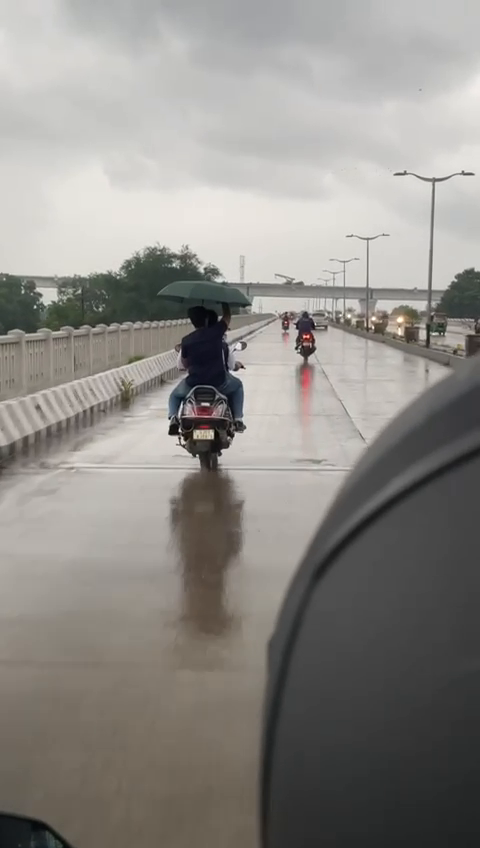
#> input picture frame 28 of Modules/aab.mp4, 480 x 848 px, given in place of bikes.mp4, which was not available
$ python count_excel.py
#> lines starting #> are read from the running program, lines starting #| are printed output that depends on the picture; after the words box and inside, x2 and y2 are one past the last pixel; in counts of white or black regions, pixels touching at a corner belong together; pictures that were not available may be replaced by others from this repository, and a replacement may not be noted
import cv2
import numpy as np
import pandas as pd
from datetime import datetime

# Video file path
cap = cv2.VideoCapture("bikes.mp4")

min_width_react = 80  # min width rectangle
min_height_react = 80  # min height rectangle

count_line_position = 550
algo = cv2.createBackgroundSubtractorMOG2(history=100, varThreshold=40, detectShadows=True)

def center_handle(x, y, w, h):
    x1 = int(w / 2)
    y1 = int(h / 2)
    cx = x + x1
    cy = y + y1
    return cx, cy

detect = []
offset = 6  # Offset for counting line sensitivity
counter = 0

# Create a DataFrame to store the count
df = pd.DataFrame(columns=["date", "time", "count"])

while True:
    ret, frame1 = cap.read()
#> frame1 is the input picture: shape (848, 480, 3); mean B, G, R 135.5, 139.9, 142.7

    # Check if the frame was read correctly
    if not ret:
        break

    grey = cv2.cvtColor(frame1, cv2.COLOR_BGR2GRAY)
    blur = cv2.GaussianBlur(grey, (5, 5), 0)
    img_sub = algo.apply(blur)
#> img_sub: shape (848, 480); every value is 127
    dilat = cv2.dilate(img_sub, np.ones((5, 5)))
    kernel = cv2.getStructuringElement(cv2.MORPH_ELLIPSE, (5, 5))
    dilatada = cv2.morphologyEx(dilat, cv2.MORPH_CLOSE, kernel)
    dilatada = cv2.morphologyEx(dilatada, cv2.MORPH_CLOSE, kernel)
    counterShape, h = cv2.findContours(dilatada, cv2.RETR_TREE, cv2.CHAIN_APPROX_SIMPLE)
#> counterShape = [[[0, 0], [0, 847], [479, 847], [479, 0]]]; h = [[-1, -1, -1, -1]]

    # Draw counting line
    cv2.line(frame1, (25, count_line_position), (1200, count_line_position), (255, 127, 0), 3)
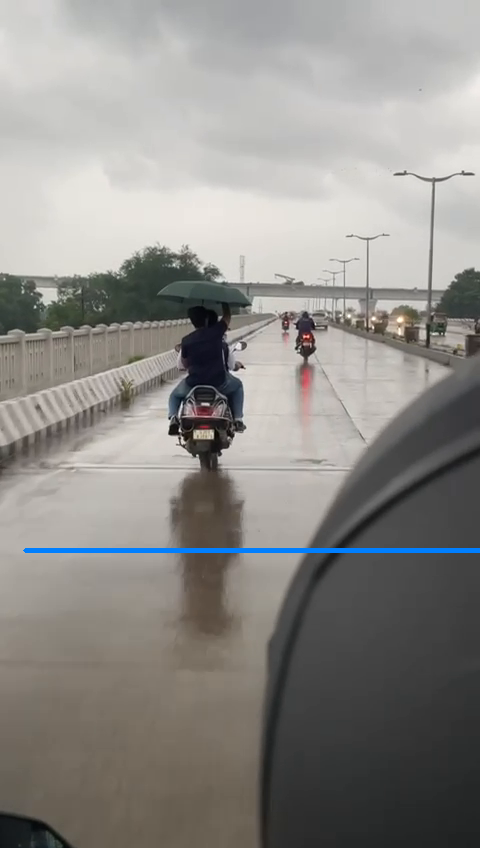
#> frame1: shape (848, 480, 3); 0.56% of pixels changed, all inside (x1, y1, x2, y2) = (23, 548, 480, 553)

    for (i, c) in enumerate(counterShape):
        (x, y, w, h) = cv2.boundingRect(c)
        validate_counter = (w >= min_width_react) and (h >= min_height_react)
        if not validate_counter:
            continue

        cv2.rectangle(frame1, (x, y), (x + w, y + h), (0, 255, 0), 2)

        center = center_handle(x, y, w, h)
        detect.append(center)
        cv2.circle(frame1, center, 4, (0, 0, 255), -1)

        for (cx, cy) in detect:
            if cy < (count_line_position + offset) and cy > (count_line_position - offset):
                counter += 1
                detect.remove((cx, cy))
                now = datetime.now()
                date = now.strftime("%Y-%m-%d")
                time = now.strftime("%H:%M:%S")

                # Use pd.concat instead of append (as append is deprecated)
                new_row = pd.DataFrame({"date": [date], "time": [time], "count": [counter]})
                df = pd.concat([df, new_row], ignore_index=True)

                # Save the dataframe to an Excel file
                df.to_excel(r"D:\Traafic\minor\ANPR Dataset\vehicle_count.xlsx", index=False)
#> this loop made 1 pass
#> (c, x, y, w, h, validate_counter, x1 in center_handle, y1 in center_handle) on pass 1: ([[0, 0], [0, 847], [479, 847], [479, 0]], 0, 0, 480, 848, True, 240, 424)
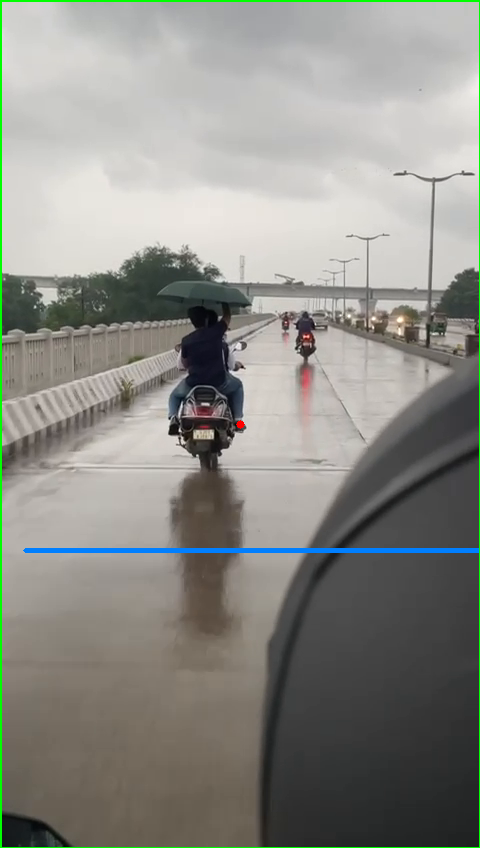
#> frame1: shape (848, 480, 3); 0.99% of pixels changed, all inside (x1, y1, x2, y2) = (0, 0, 480, 848)
#> after the loop, counter = 0; detect = [(240, 424)]

    # Display vehicle count on the frame
    cv2.putText(frame1, "VEHICLE COUNT : " + str(counter), (450, 70), cv2.FONT_HERSHEY_SIMPLEX, 2, (0, 0, 255), 5)
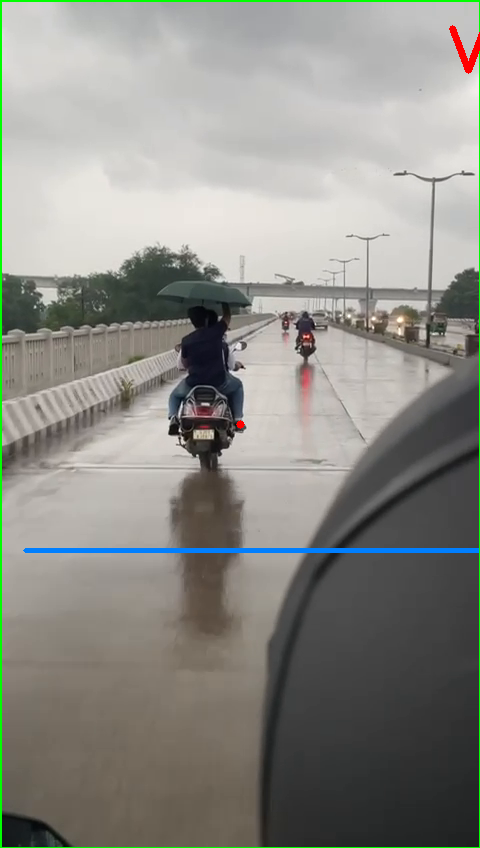
#> frame1: shape (848, 480, 3); 0.13% of pixels changed, all inside (x1, y1, x2, y2) = (449, 25, 480, 74)

    # Show the video frame
    cv2.imshow("Video Original", frame1)

    # Exit the loop if 'q' is pressed
    key = cv2.waitKey(5) & 0xFF
#> (key q is pressed here)
    if key == ord('q'):
        break

# Release resources
cv2.destroyAllWindows()
cap.release()

$ run again, starting later in the video
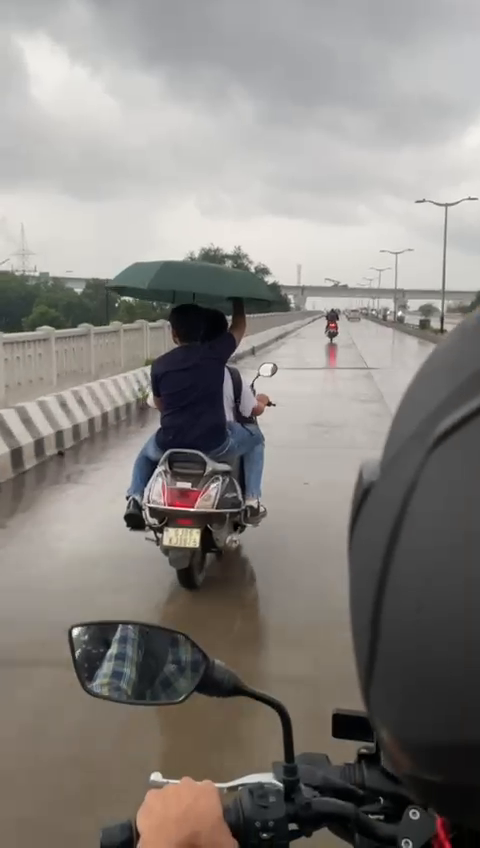
#> input picture frame 126 of Modules/aab.mp4, 480 x 848 px, given in place of bikes.mp4, which was not available
#> frame1 is the input picture: shape (848, 480, 3); mean B, G, R 128.3, 132.5, 136.4
#> img_sub: shape (848, 480); every value is 127
#> `counterShape, h = cv2.findContours(dilatada, cv2.RETR_TREE, cv2.CHAIN_..`: counterShape = [[[0, 0], [0, 847], [479, 847], [479, 0]]]; h = [[-1, -1, -1, -1]]
#> the loop `for (i, c) in enumerate(counterShape):` made 1 pass
#> (c, x, y, w, h, validate_counter, x1 in center_handle, y1 in center_handle) on pass 1: ([[0, 0], [0, 847], [479, 847], [479, 0]], 0, 0, 480, 848, True, 240, 424)
#> after the loop `for (i, c) in enumerate(counterShape):`:
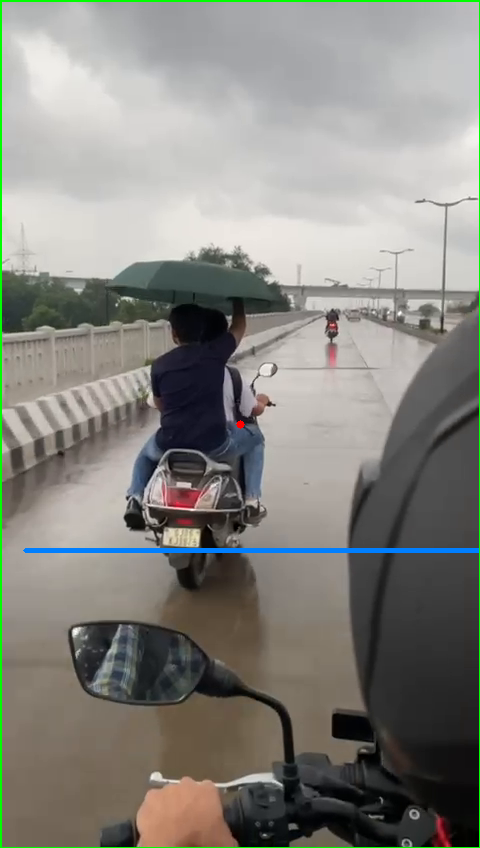
#> frame1: shape (848, 480, 3); mean B, G, R 127.8, 133.8, 134.5
#> after the loop `for (i, c) in enumerate(counterShape):`: counter = 0; detect = [(240, 424)]
#> `cv2.putText(frame1, "VEHICLE COUNT : " + str(counter), (450, 70), cv2...`:
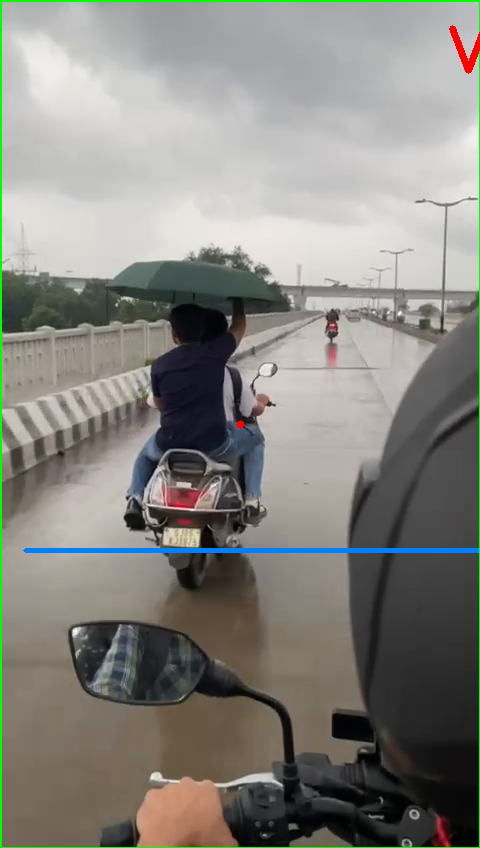
#> frame1: shape (848, 480, 3); 0.13% of pixels changed, all inside (x1, y1, x2, y2) = (449, 25, 480, 74)

$ run again, starting later in the video
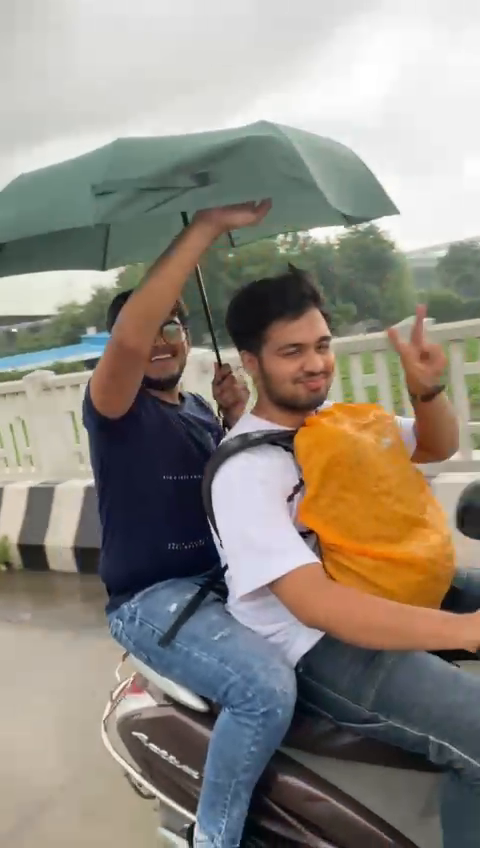
#> input picture frame 225 of Modules/aab.mp4, 480 x 848 px, given in place of bikes.mp4, which was not available
#> frame1 is the input picture: shape (848, 480, 3); mean B, G, R 127.6, 137.3, 143.6
#> img_sub: shape (848, 480); every value is 127
#> `counterShape, h = cv2.findContours(dilatada, cv2.RETR_TREE, cv2.CHAIN_..`: counterShape = [[[0, 0], [0, 847], [479, 847], [479, 0]]]; h = [[-1, -1, -1, -1]]
#> the loop `for (i, c) in enumerate(counterShape):` made 1 pass
#> (c, x, y, w, h, validate_counter, x1 in center_handle, y1 in center_handle) on pass 1: ([[0, 0], [0, 847], [479, 847], [479, 0]], 0, 0, 480, 848, True, 240, 424)
#> after the loop `for (i, c) in enumerate(counterShape):`:
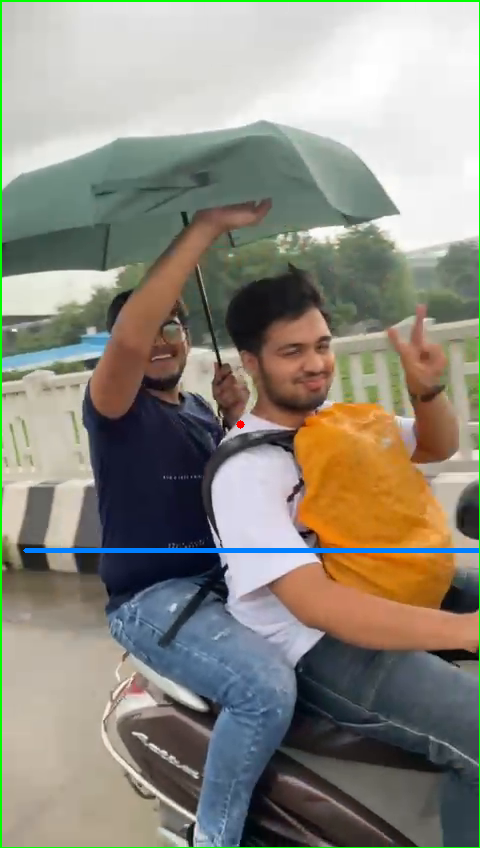
#> frame1: shape (848, 480, 3); mean B, G, R 127, 138.2, 141.1
#> after the loop `for (i, c) in enumerate(counterShape):`: counter = 0; detect = [(240, 424)]
#> `cv2.putText(frame1, "VEHICLE COUNT : " + str(counter), (450, 70), cv2...`:
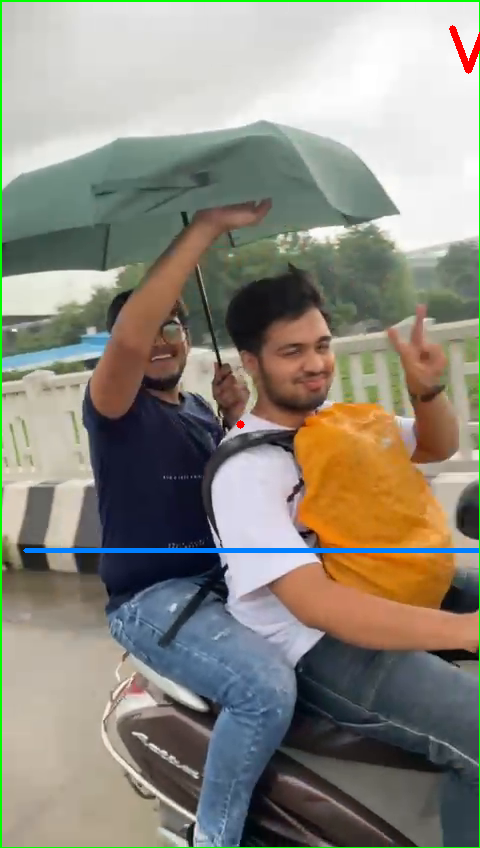
#> frame1: shape (848, 480, 3); 0.13% of pixels changed, all inside (x1, y1, x2, y2) = (449, 25, 480, 74)
